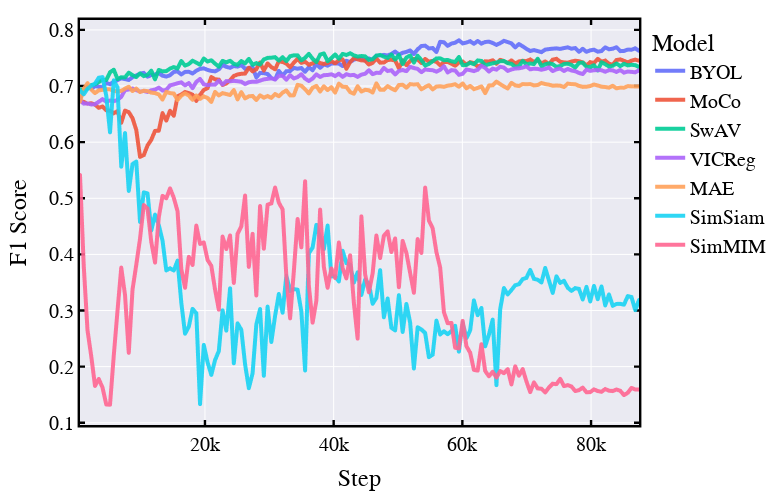

The code cell stored with this chart in its notebook:
### Code cell
fig = px.line(
    plot_df,
    x="Step",
    y="F1 Score",
    color="Model",
    width=700,
    height=400,
    color_discrete_sequence=px.colors.qualitative.Plotly,
)
fig.update_traces(line_width=4, opacity=0.9)
fig, scale = matplotlibify(fig, font_size=20)
fig.write_image("../reports/figures/knn_f1_plotly.png", scale=3)
fig.show()

### Figure 1 — Plotly figure (JSON) as saved in the notebook; plotly's stock layout.template omitted (floating-point values rounded to 4 significant figures; data arrays with more than 128 entries replaced by an {"elided": "..."} marker saying what was removed)
{"data": [{"hovertemplate": "Model=BYOL<br>Step=%{x}<br>F1 Score=%{y}<extra></extra>", "legendgroup": "BYOL", "line": {"color": "#636EFA", "dash": "solid", "width": 4}, "marker": {"symbol": "circle"}, "mode": "lines", "name": "BYOL", "opacity": 0.9, "showlegend": true, "type": "scattergl", "x": {"elided": "150 int values"}, "xaxis": "x", "y": {"elided": "150 float values"}, "yaxis": "y"}, {"hovertemplate": "Model=MoCo<br>Step=%{x}<br>F1 Score=%{y}<extra></extra>", "legendgroup": "MoCo", "line": {"color": "#EF553B", "dash": "solid", "width": 4}, "marker": {"symbol": "circle"}, "mode": "lines", "name": "MoCo", "opacity": 0.9, "showlegend": true, "type": "scattergl", "x": {"elided": "150 int values"}, "xaxis": "x", "y": {"elided": "150 float values"}, "yaxis": "y"}, {"hovertemplate": "Model=SwAV<br>Step=%{x}<br>F1 Score=%{y}<extra></extra>", "legendgroup": "SwAV", "line": {"color": "#00CC96", "dash": "solid", "width": 4}, "marker": {"symbol": "circle"}, "mode": "lines", "name": "SwAV", "opacity": 0.9, "showlegend": true, "type": "scattergl", "x": {"elided": "150 int values"}, "xaxis": "x", "y": {"elided": "150 float values"}, "yaxis": "y"}, {"hovertemplate": "Model=VICReg<br>Step=%{x}<br>F1 Score=%{y}<extra></extra>", "legendgroup": "VICReg", "line": {"color": "#AB63FA", "dash": "solid", "width": 4}, "marker": {"symbol": "circle"}, "mode": "lines", "name": "VICReg", "opacity": 0.9, "showlegend": true, "type": "scattergl", "x": {"elided": "150 int values"}, "xaxis": "x", "y": {"elided": "150 float values"}, "yaxis": "y"}, {"hovertemplate": "Model=MAE<br>Step=%{x}<br>F1 Score=%{y}<extra></extra>", "legendgroup": "MAE", "line": {"color": "#FFA15A", "dash": "solid", "width": 4}, "marker": {"symbol": "circle"}, "mode": "lines", "name": "MAE", "opacity": 0.9, "showlegend": true, "type": "scattergl", "x": {"elided": "150 int values"}, "xaxis": "x", "y": {"elided": "150 float values"}, "yaxis": "y"}, {"hovertemplate": "Model=SimSiam<br>Step=%{x}<br>F1 Score=%{y}<extra></extra>", "legendgroup": "SimSiam", "line": {"color": "#19D3F3", "dash": "solid", "width": 4}, "marker": {"symbol": "circle"}, "mode": "lines", "name": "SimSiam", "opacity": 0.9, "showlegend": true, "type": "scattergl", "x": {"elided": "150 int values"}, "xaxis": "x", "y": {"elided": "150 float values"}, "yaxis": "y"}, {"hovertemplate": "Model=SimMIM<br>Step=%{x}<br>F1 Score=%{y}<extra></extra>", "legendgroup": "SimMIM", "line": {"color": "#FF6692", "dash": "solid", "width": 4}, "marker": {"symbol": "circle"}, "mode": "lines", "name": "SimMIM", "opacity": 0.9, "showlegend": true, "type": "scattergl", "x": {"elided": "150 int values"}, "xaxis": "x", "y": {"elided": "150 float values"}, "yaxis": "y"}], "layout": {"font": {"color": "black", "family": "Arial", "size": 20}, "height": 497, "legend": {"title": {"text": "Model"}, "tracegroupgap": 0}, "margin": {"b": 10, "r": 40, "t": 20}, "width": 781, "xaxis": {"anchor": "y", "domain": [0, 1], "linecolor": "black", "linewidth": 2.4, "mirror": "allticks", "showline": true, "showticklabels": true, "tickcolor": "black", "tickfont": {"color": "black", "family": "Arial", "size": 20}, "ticks": "inside", "tickwidth": 2.4, "title": {"text": "Step"}}, "yaxis": {"anchor": "x", "domain": [0, 1], "linecolor": "black", "linewidth": 2.4, "mirror": "allticks", "showline": true, "tickcolor": "black", "tickfont": {"color": "black", "family": "Arial", "size": 20}, "ticks": "inside", "tickwidth": 2.4, "title": {"text": "F1 Score"}}}}
